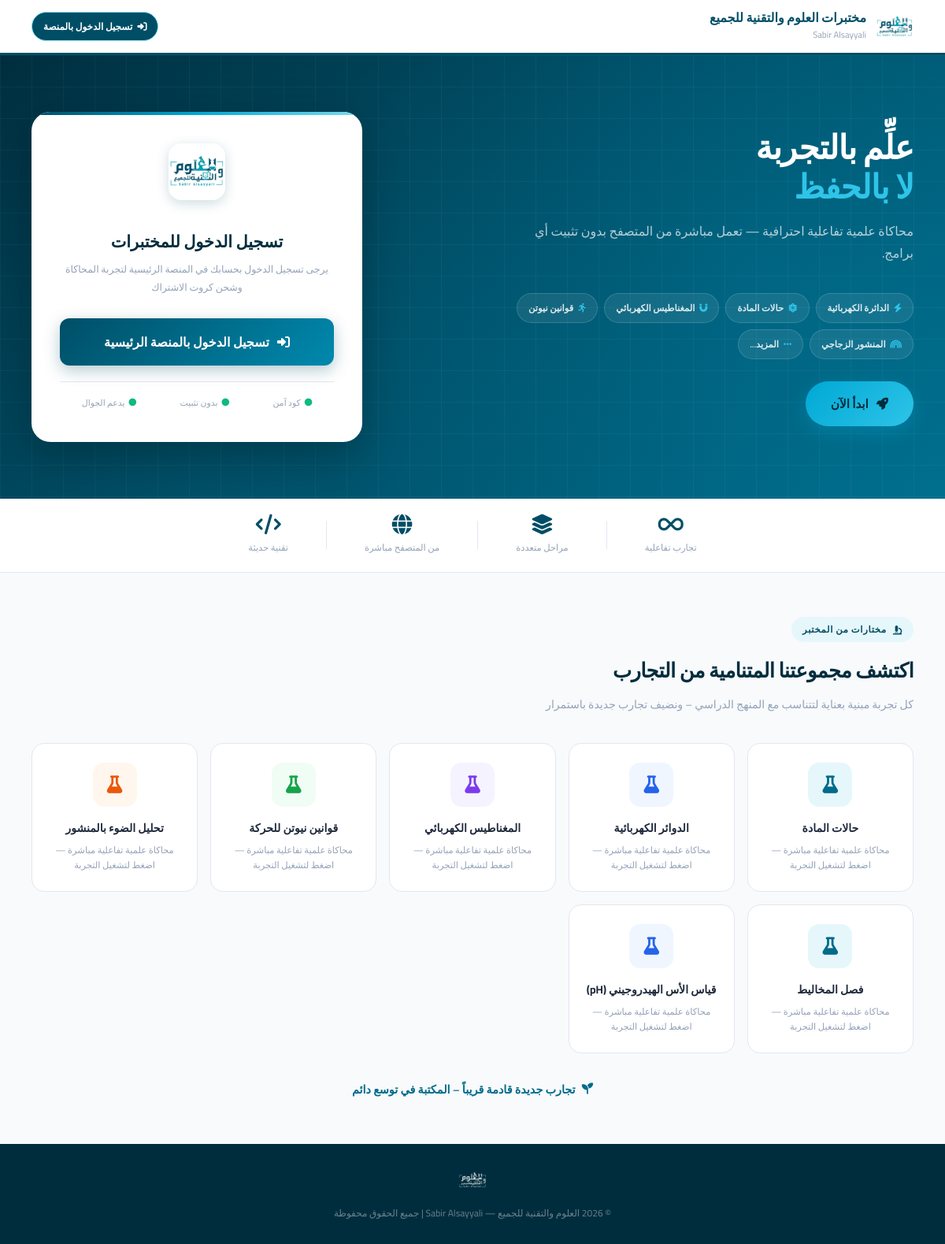
The page / on the database its author committed.
### tables this page shows
CREATE TABLE IF NOT EXISTS `experiments` (
  `id` int(11) NOT NULL AUTO_INCREMENT,
  `code_name` varchar(50) NOT NULL,
  `title` varchar(100) NOT NULL,
  `page_url` varchar(100) NOT NULL,
  `image_url` varchar(255) DEFAULT NULL,
  `is_active` tinyint(4) DEFAULT 1 COMMENT '1=نشطة, 0=معطلة, 2=قيد التنفيذ/قريباً',
  `created_at` timestamp NOT NULL DEFAULT current_timestamp(),
  PRIMARY KEY (`id`),
  UNIQUE KEY `code_name` (`code_name`)
);

### functions.php (called while the page is built, shortened)
<?php
require_once __DIR__ . '/config.php';
function getAllExperiments($active_only = false) {
    global $conn;
    $query = "SELECT * FROM experiments";
    $query .= " ORDER BY id ASC";
    $result = mysqli_query($conn, $query);
    return $result ? $result->fetch_all(MYSQLI_ASSOC) : [];
}

### index.php (the view, shortened to what this page needs)
<?php
require_once 'config.php';
require_once 'functions.php';
$user_id = $_SESSION['user_id'] ?? $_SESSION['user']['id'] ?? null;
$user_name = $_SESSION['user_name'] ?? $_SESSION['user']['name'] ?? 'المعلم';
$user_days_left = 0;
?>
<!DOCTYPE html>
<html lang="ar" dir="rtl">
<head>
    <link rel="stylesheet" href="https://cdnjs.cloudflare.com/ajax/libs/font-awesome/6.4.0/css/all.min.css">
</head>
<body>
<header class="site-header">
    <a href="index.php" class="header-logo">
        <img src="logo2.png" alt="العلوم والتقنية للجميع">
        <div class="header-brand">
            <div class="header-brand-name"> مختبرات العلوم والتقنية للجميع </div>
            <div class="header-brand-sub">Sabir Alsayyali</div>
        </div>
    </a>
    <div style="display: flex; align-items: center; gap: 10px; flex-wrap: wrap;">
        <?php if ($user_id): ?>
            <a href="my-experiments.php" class="header-badge" style="text-decoration: none; background: #dcfce7; color: #166534; border-color: #86efac;">
                <i class="fas fa-user-check"></i>
                <span>أهلاً بك أستاذ <?=htmlspecialchars($user_name)?></span>
            </a>
            <div class="header-badge" style="background: #fef3c7; color: #92400e; border-color: #fcd34d; font-weight: 800;">
                <i class="fas fa-clock"></i>
                <span>الرصيد: <strong><?=htmlspecialchars($user_days_left)?></strong> يوم</span>
            </div>
            <a href="#rechargeSection" class="header-badge" style="text-decoration: none; background: var(--teal-800); color: white; border-color: var(--teal-700);">
                <i class="fas fa-bolt"></i>
                <span>شحن رصيد</span>
            </a>
        <?php else: ?>
            <a href="https://sabir511-platform.vercel.app/auth/login" class="header-badge" style="text-decoration: none; background: var(--teal-800); color: white;">
                <i class="fas fa-sign-in-alt"></i>
                <span>تسجيل الدخول بالمنصة</span>
            </a>
        <?php endif; ?>
    </div>
</header>
<section class="hero">
    <div class="hero-inner">
        <div class="hero-content">
            <h1 class="hero-title">
                علِّم بالتجربة<br>
                <span>لا بالحفظ</span>
            </h1>
            <p class="hero-desc">
                محاكاة علمية تفاعلية احترافية — تعمل مباشرة من المتصفح بدون تثبيت أي برامج.
            </p>
            <div class="hero-pills">
                <div class="hpill"><i class="fas fa-bolt"></i> الدائرة الكهربائية</div>
                <div class="hpill"><i class="fas fa-atom"></i> حالات المادة</div>
                <div class="hpill"><i class="fas fa-magnet"></i> المغناطيس الكهربائي</div>
                <div class="hpill"><i class="fas fa-running"></i> قوانين نيوتن</div>
                <div class="hpill"><i class="fas fa-rainbow"></i> المنشور الزجاجي</div>
                <div class="hpill"><i class="fas fa-ellipsis"></i> المزيد...</div>
            </div>
            <button type="button" class="btn-start-now" onclick="openPackagesModal()">
                <i class="fas fa-rocket"></i>
                <span>ابدأ الآن</span>
            </button>
        </div>
        <div class="login-card" id="loginSection">
            <div class="card-logo-wrap">
                <img src="logo2.png" alt="logo">
            </div>
            <div class="card-title">تسجيل الدخول للمختبرات</div>
            <div class="card-sub">يرجى تسجيل الدخول بحسابك في المنصة الرئيسية لتجربة المحاكاة وشحن كروت الاشتراك</div>
            <div style="margin-top: 24px; text-align: center;">
                <a href="https://sabir511-platform.vercel.app/auth/login" class="btn-enter" style="text-decoration: none;">
                    <i class="fas fa-sign-in-alt"></i>
                    <span>تسجيل الدخول بالمنصة الرئيسية</span>
                </a>
            </div>
            <div class="card-footer">
                <div class="cfbadge"><i class="fas fa-circle"></i> كود آمن</div>
                <div class="cfbadge"><i class="fas fa-circle"></i> بدون تثبيت</div>
                <div class="cfbadge"><i class="fas fa-circle"></i> يدعم الجوال</div>
            </div>
        </div>
    </div>
</section>
<div class="stats-strip">
    <div class="stats-inner">
        <div class="stat-item">
            <div class="stat-num"><i class="fas fa-infinity"></i></div>
            <div class="stat-lbl">تجارب تفاعلية</div>
        </div>
        <div class="stat-item">
            <div class="stat-num"><i class="fas fa-layer-group"></i></div>
            <div class="stat-lbl">مراحل متعددة</div>
        </div>
        <div class="stat-item">
            <div class="stat-num"><i class="fas fa-globe"></i></div>
            <div class="stat-lbl">من المتصفح مباشرة</div>
        </div>
        <div class="stat-item">
            <div class="stat-num"><i class="fas fa-code"></i></div>
            <div class="stat-lbl">تقنية حديثة</div>
        </div>
    </div>
</div>
<section class="experiments">
    <div class="section-tag"><i class="fas fa-microscope"></i> مختارات من المختبر</div>
    <h2 class="section-title">اكتشف مجموعتنا المتنامية من التجارب</h2>
    <p class="section-desc">كل تجربة مبنية بعناية لتتناسب مع المنهج الدراسي – ونضيف تجارب جديدة باستمرار</p>
    <?php $all_db_exps = getAllExperiments(); ?>
    <div class="exp-grid">
        <?php
        $color_classes = ['icon-teal', 'icon-blue', 'icon-purple', 'icon-green', 'icon-orange'];
        $i = 0;
        foreach ($all_db_exps as $exp):
            $color_cls = $color_classes[$i % count($color_classes)];
            $i++;
        ?>
            <div class="exp-card" style="cursor: pointer;" onclick="location.href='<?=htmlspecialchars($user_id ? $exp['page_url'] : 'https://sabir511-platform.vercel.app/auth/login')?>'">
                <div class="exp-icon <?=$color_cls?>">
                    <?php if (!empty($exp['image_url'])): ?>
                        <img src="<?=htmlspecialchars($exp['image_url'])?>" alt="<?=htmlspecialchars($exp['title'])?>" style="width:100%; height:100%; object-fit:cover; border-radius:12px;">
                    <?php else: ?>
                        <i class="fas fa-flask"></i>
                    <?php endif; ?>
                </div>
                <div class="exp-name"><?=htmlspecialchars($exp['title'])?></div>
                <div class="exp-desc">محاكاة علمية تفاعلية مباشرة — اضغط لتشغيل التجربة</div>
            </div>
        <?php endforeach; ?>
    </div>
    <div class="expand-note">
        <i class="fas fa-seedling"></i> تجارب جديدة قادمة قريباً – المكتبة في توسع دائم
    </div>
</section>
<footer class="site-footer">
    <div class="footer-logo">
        <img src="logo2.png" alt="logo">
    </div>
    <div class="footer-text">© 2026 العلوم والتقنية للجميع — Sabir Alsayyali | جميع الحقوق محفوظة</div>
</footer>
</body>
</html>

### rows shown on the page
experiments: title "حالات المادة"
experiments: title "الدوائر الكهربائية"
experiments: title "المغناطيس الكهربائي"
experiments: title "قوانين نيوتن للحركة"
experiments: title "تحليل الضوء بالمنشور"
experiments: title "فصل المخاليط"
experiments: title "قياس الأس الهيدروجيني (pH)"
